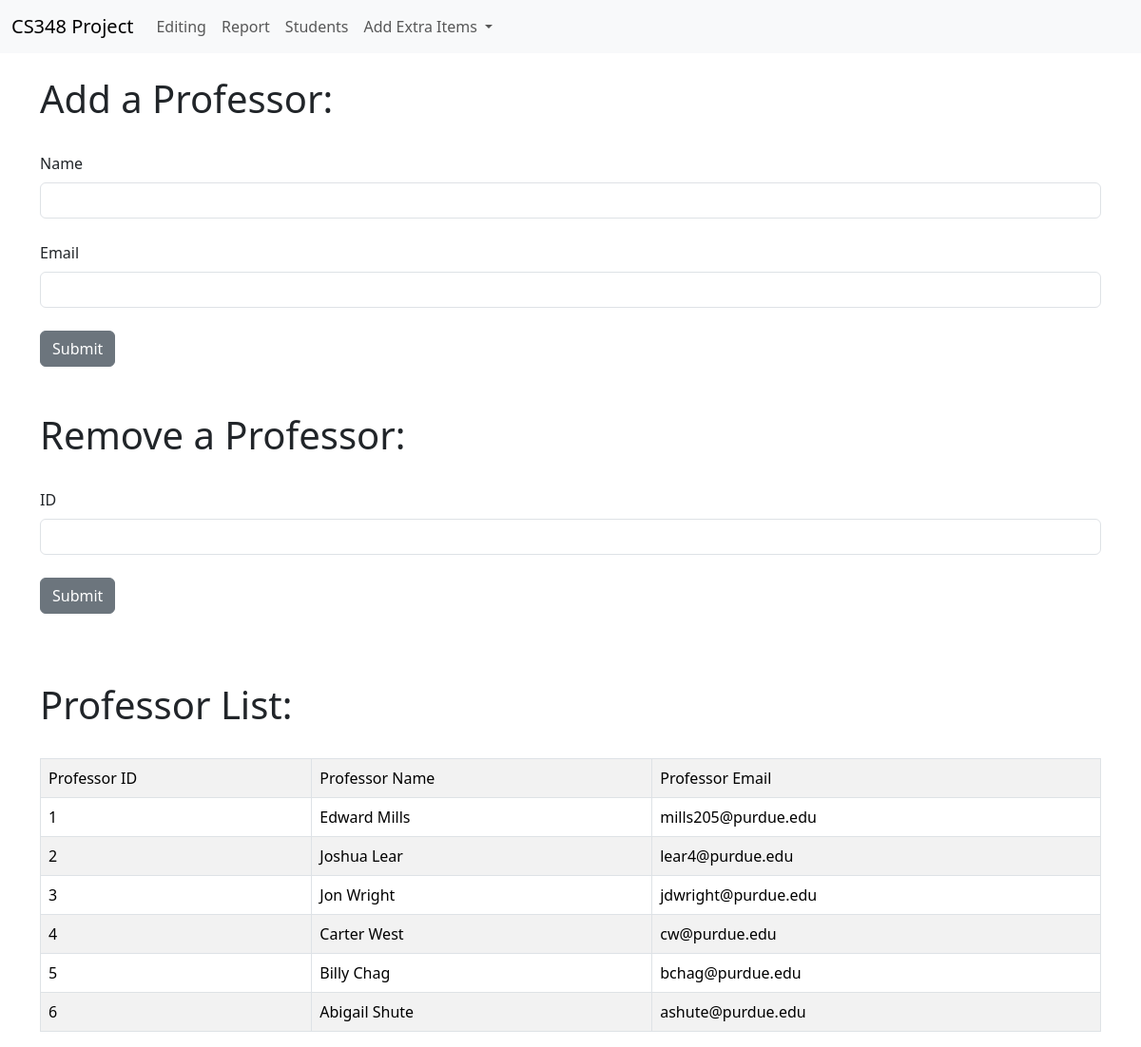
Page /professor/add on the committed database.
### app.py (models this page shows, shortened)
class Professors(db.Model):
    __tablename__ = "Professors"
    id = db.Column(db.Integer, primary_key=True)
    name = db.Column(db.String(200), nullable=False)
    email = db.Column(db.String(120), nullable=False, unique=True)

### app.py (the view, shortened to what this page needs)
@app.route('/professor/add', methods=['GET', 'POST'])
def add_professor():
    name = None
    form = ProfessorForm()
    form2 = ProfessorDeleteForm()
    with engine.connect() as conn:
        profs = conn.execute(text("SELECT * FROM Professors"))
        conn.commit()
    return render_template("add_prof.html", form=form, form2=form2, name=name, our_profs=profs)

### app.py
class ProfessorForm(FlaskForm):
    name = StringField("Name", validators=[DataRequired()])
    email = StringField("Email", validators=[DataRequired()])
    submit = SubmitField()

class ProfessorDeleteForm(FlaskForm):
    id_prof = IntegerField("ID", validators=[DataRequired()])
    submit = SubmitField()

### templates/add_prof.html (shortened to what this page needs)
{% extends 'base.html' %}
{% block content %}
{% if name %}
        <h1>Hello {{ name }}!!</h1>
{% else %}
        <h1>Add a Professor:</h1>
        <br/>
        <form method="POST">
                {{ form.name.label(class="form-label") }}
                {{ form.name(class="form-control") }}
                <br/>
                {{ form.email.label(class="form-label") }}
                {{ form.email(class="form-control") }}
                <br/>
                {{ form.submit(class="btn btn-secondary") }}
        </form>
        <br/><br/>
	<h1>Remove a Professor:</h1>
	<br/>
        <form method="POST">
                {{ form2.id_prof.label(class="form-label") }}
                {{ form2.id_prof(class="form-control") }}
                <br/>
                {{ form2.submit(class="btn btn-secondary") }}
        </form>
	<br/><br/><br/>
	<h1>Professor List:</h1>
	<br/>
        <table class="table table-hover table-bordered table-striped">
		<tr><td>Professor ID</td><td>Professor Name</td><td>Professor Email</td></tr>
        {% for our_prof in our_profs %}
                <tr>
                        <td>{{our_prof.id}}</td> <td>{{our_prof.name}}</td> <td>{{our_prof.email}}</td>
                </tr>
        {% endfor %}
        </table>
{% endif %}
{% endblock %}

### rows in the picture
Professors: id "1", name "Edward Mills", email "mills205@purdue.edu"
Professors: id "2", name "Joshua Lear", email "lear4@purdue.edu"
Professors: id "3", name "Jon Wright", email "jdwright@purdue.edu"
Professors: id "4", name "Carter West", email "cw@purdue.edu"
Professors: id "5", name "Billy Chag", email "bchag@purdue.edu"
Professors: id "6", name "Abigail Shute", email "ashute@purdue.edu"
